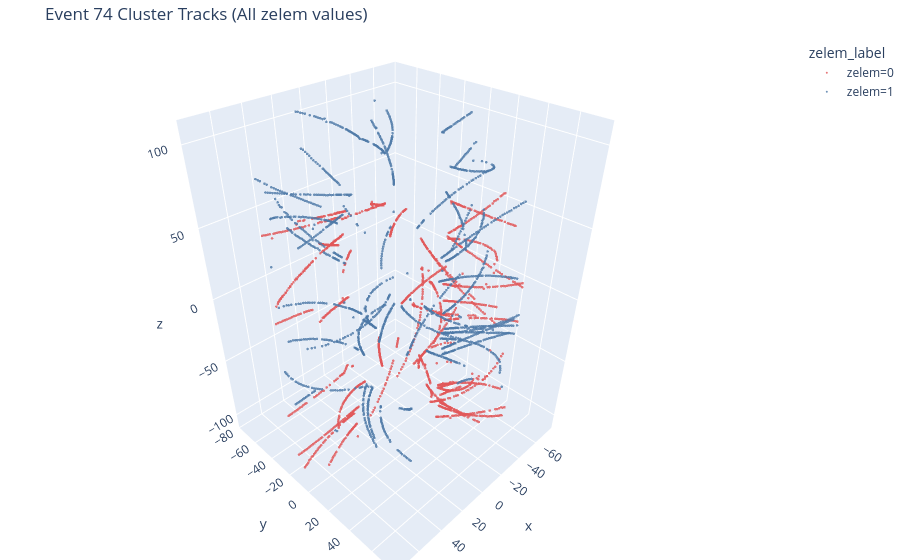

Here is the notebook cell this chart was saved with:
### Markdown cell above
## 3. Cluster Tracks
Cluster-tracks are also stored with `x`, `y`, `z`.

### Code cell
plot_3d(df_clus_trk, "Event 74 Cluster Tracks (All zelem values)", 'x', 'y', 'z')

### Figure 1 — Plotly figure (JSON) as saved in the notebook; plotly's stock layout.template omitted (floating-point values rounded to 4 significant figures; data arrays with more than 128 entries replaced by an {"elided": "..."} marker saying what was removed)
{"data": [{"hovertemplate": "zelem_label=zelem=0<br>x=%{x}<br>y=%{y}<br>z=%{z}<extra></extra>", "legendgroup": "zelem=0", "marker": {"color": "#E15759", "opacity": 0.8, "size": 1.5, "symbol": "circle"}, "mode": "markers", "name": "zelem=0", "scene": "scene", "showlegend": true, "type": "scatter3d", "x": {"elided": "1616 float values"}, "y": {"elided": "1616 float values"}, "z": {"elided": "1616 float values"}}, {"hovertemplate": "zelem_label=zelem=1<br>x=%{x}<br>y=%{y}<br>z=%{z}<extra></extra>", "legendgroup": "zelem=1", "marker": {"color": "#4E79A7", "opacity": 0.8, "size": 1.5, "symbol": "circle"}, "mode": "markers", "name": "zelem=1", "scene": "scene", "showlegend": true, "type": "scatter3d", "x": {"elided": "1676 float values"}, "y": {"elided": "1676 float values"}, "z": {"elided": "1676 float values"}}], "layout": {"legend": {"title": {"text": "zelem_label"}, "tracegroupgap": 0}, "margin": {"b": 0, "l": 0, "r": 0, "t": 40}, "scene": {"domain": {"x": [0, 1], "y": [0, 1]}, "xaxis": {"title": {"text": "x"}}, "yaxis": {"title": {"text": "y"}}, "zaxis": {"title": {"text": "z"}}}, "title": {"text": "Event 74 Cluster Tracks (All zelem values)"}}}
